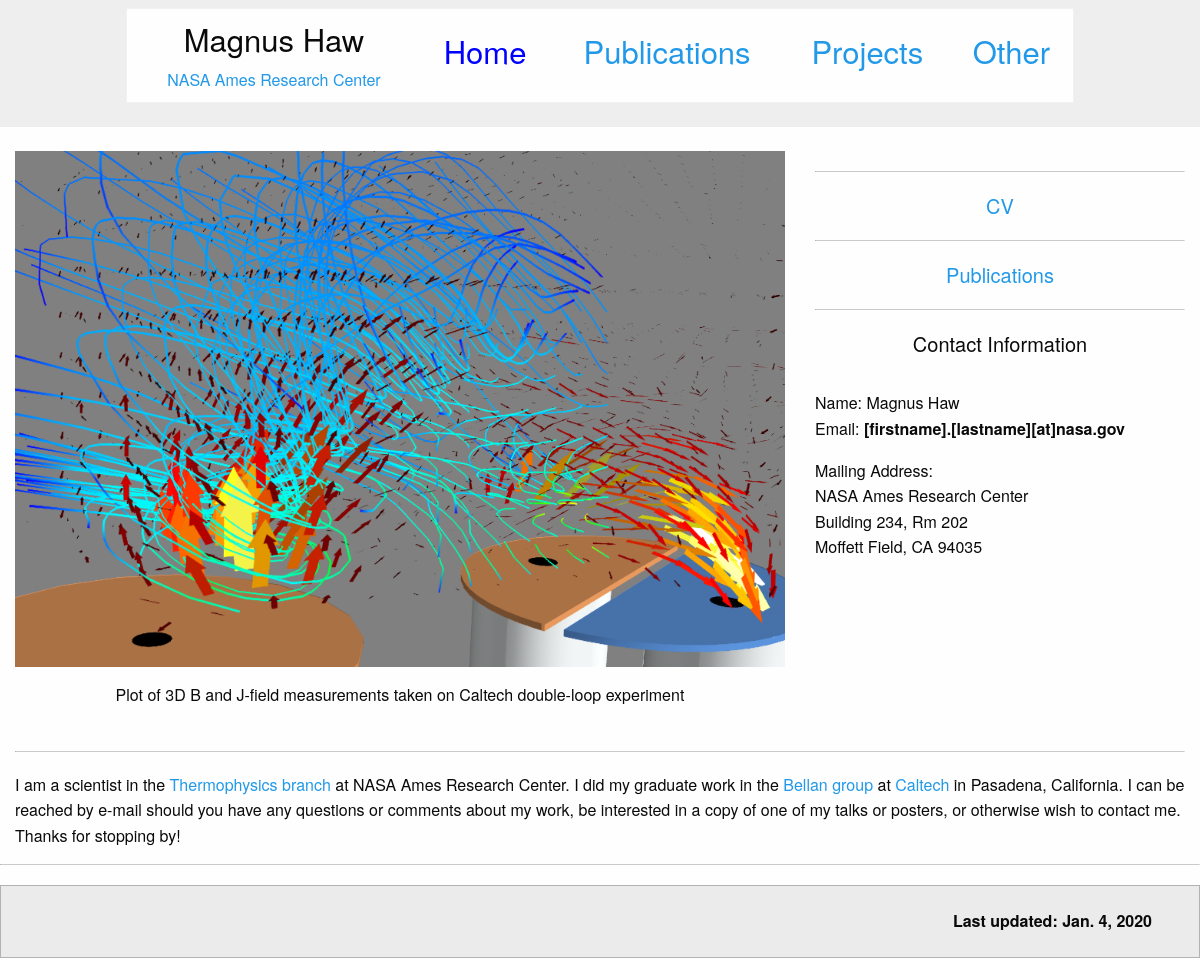
The page / on the database its author committed.
### research/models.py (models this page shows, shortened)
class Address(models.Model):
    title =  models.CharField(max_length=25)
    street=  models.CharField(max_length=25)
    city  =  models.CharField(max_length=25)
    state =  models.CharField(max_length=25)
    country= models.IntegerField(choices=Countries,default=0)
    zipcode= models.CharField(max_length=10)
    class Meta:
        verbose_name_plural = "addresses"

class Page(models.Model):
    name = models.CharField(max_length=50,unique=True)
    person = models.ForeignKey(Person,blank=True,null=True,on_delete=models.SET_NULL)
    block0 = RichTextField(config_name='minutes',blank=True,null=True)
    block1 = RichTextField(config_name='minutes',blank=True,null=True)
    file1 = models.FileField(blank=True,null=True)
    file2 = models.FileField(blank=True,null=True)
    file3 = models.FileField(blank=True,null=True)
    file4 = models.FileField(blank=True,null=True)
    file5 = models.FileField(blank=True,null=True)
    last_modified = models.DateField(auto_now=True)
    class Meta:
        get_latest_by = 'last_modified'

### research/views.py (the view)
# urls.py: path('', views.index, name='legislation'),
def index(request):
    page = Page.objects.get(name='home')
    me = page.person
    address = me.address
    last_mod = page.last_modified
    context = {
         'page':page,
         'me':me,
         'address':address,
         'last_mod':last_mod,
    }
    return render(request, 'research/index.html', context=context)

### research/templates/research/index.html (shortened to what this page needs)
{% extends "research/base.html" %}
{% block home-active %}style="color: blue"{% endblock %}
{% load static %}
{% block content %}
<br>
<div class="row">
  <div class="medium-8 columns">
	  <p><img src="{% static 'images/3d-B_and_J.png' %}" alt="main article image"></p>
    <center>Plot of 3D B and J-field measurements taken on Caltech double-loop experiment</center><br>
  </div>
  <div class="medium-4 columns">
    <hr>
    <center>
	    <a href="{{page.file1.url}}"><h5>CV</h5></a><hr>
	    <a href="{% url 'publications' %}"><h5>Publications</h5></a>
    </center>
   <hr>
   <center><h5>Contact Information</h5></center><br>
     <p>
     Name: Magnus Haw<br>
     Email: <b>[firstname].[lastname][at]nasa.gov</b><br>
     </p>
     <p>Mailing Address:<br>
     {{address.title}}<br>
     {{address.street}}<br>
     {{address.city}}, {{address.state}} {{address.zipcode}}</p>
  </div>
</div>
<div class="row">
<div class="large-12 columns"><hr>
{{page.block0|safe}}
</div><hr>
</div>
{% endblock %}
{% block footer %}
<footer>
<div class="row expanded callout secondary">
<div class="medium-6 columns">
<ul class="menu align-right">
<li class="menu-text">Last updated: {{last_mod}}</li>
</ul>
</div>
</div>
</footer>
{% endblock %}

### rows shown on the page
Address: title "NASA Ames Research Center", street "Building 234, Rm 202", city "Moffett Field", state "CA", zipcode "94035"
Page: block0 "I am a scientist in the Thermophysics branch at NASA Ames Research Center. I did my graduate work in the Bellan group at Caltech in Pasadena, California. I can be reached by e-mail should you have any questions or comments about my work, be interested in a copy of one of my talks or posters, or otherwise wish to contact me. Thanks for stopping by!", last_modified "Jan. 4, 2020"
